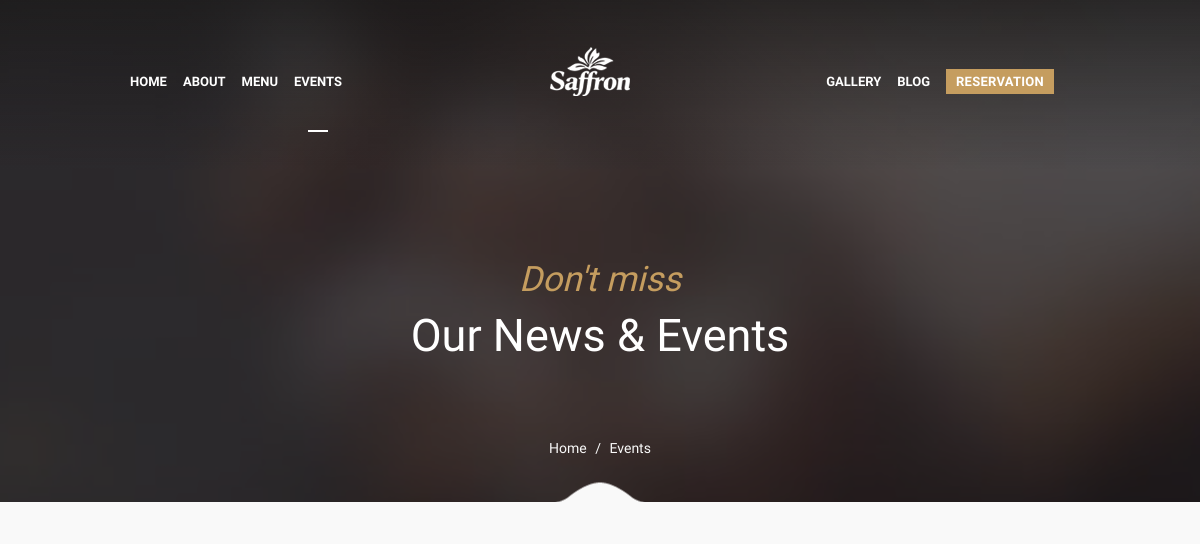
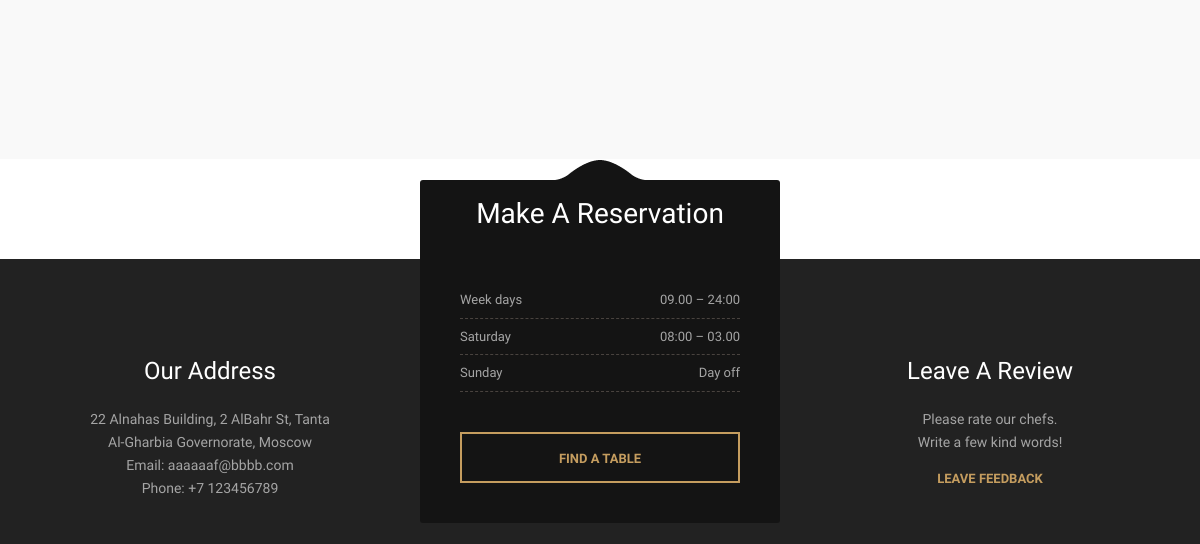
The app's page /events/?page=3 (upper part), older data (2 pictures, top to bottom).
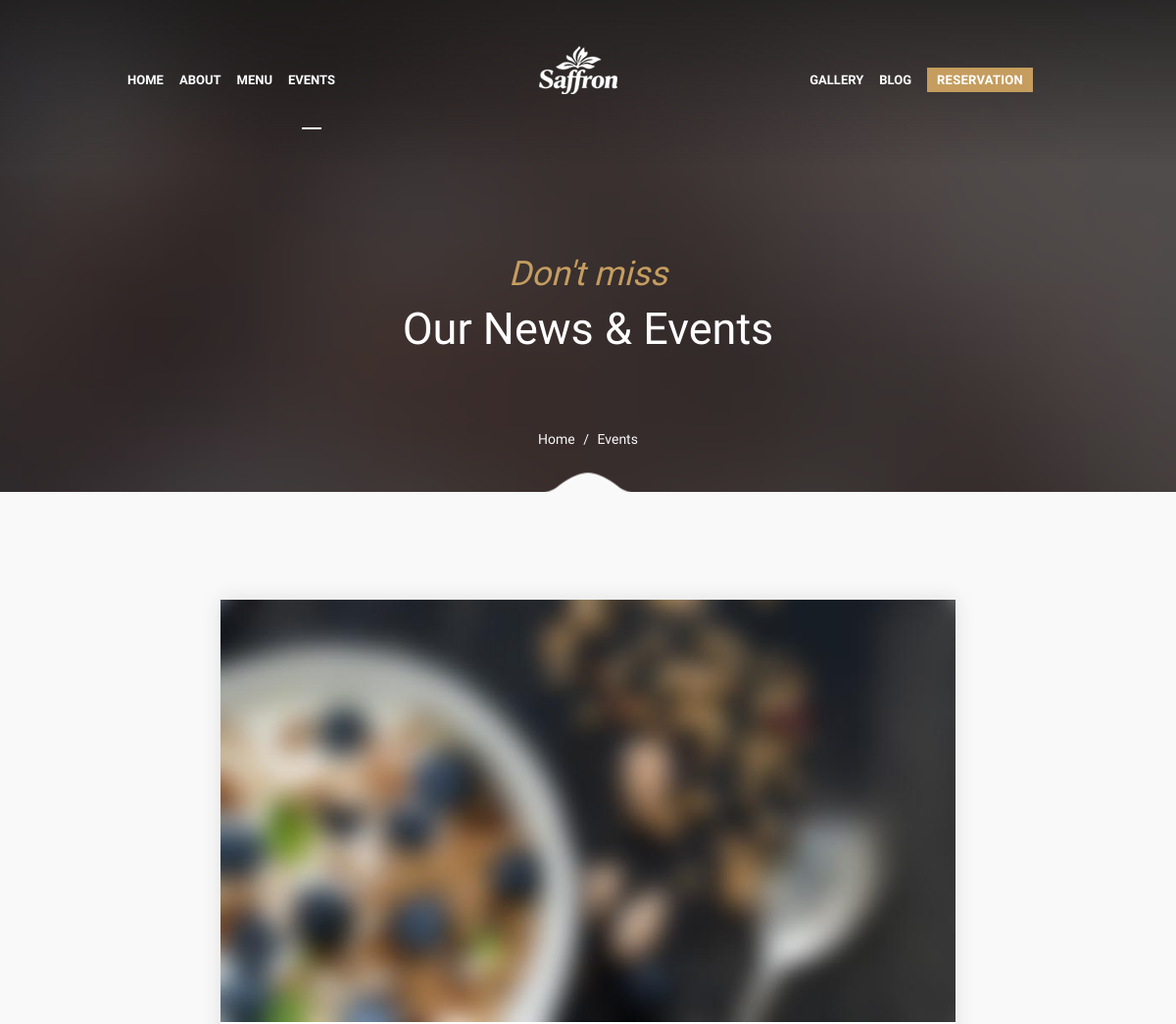
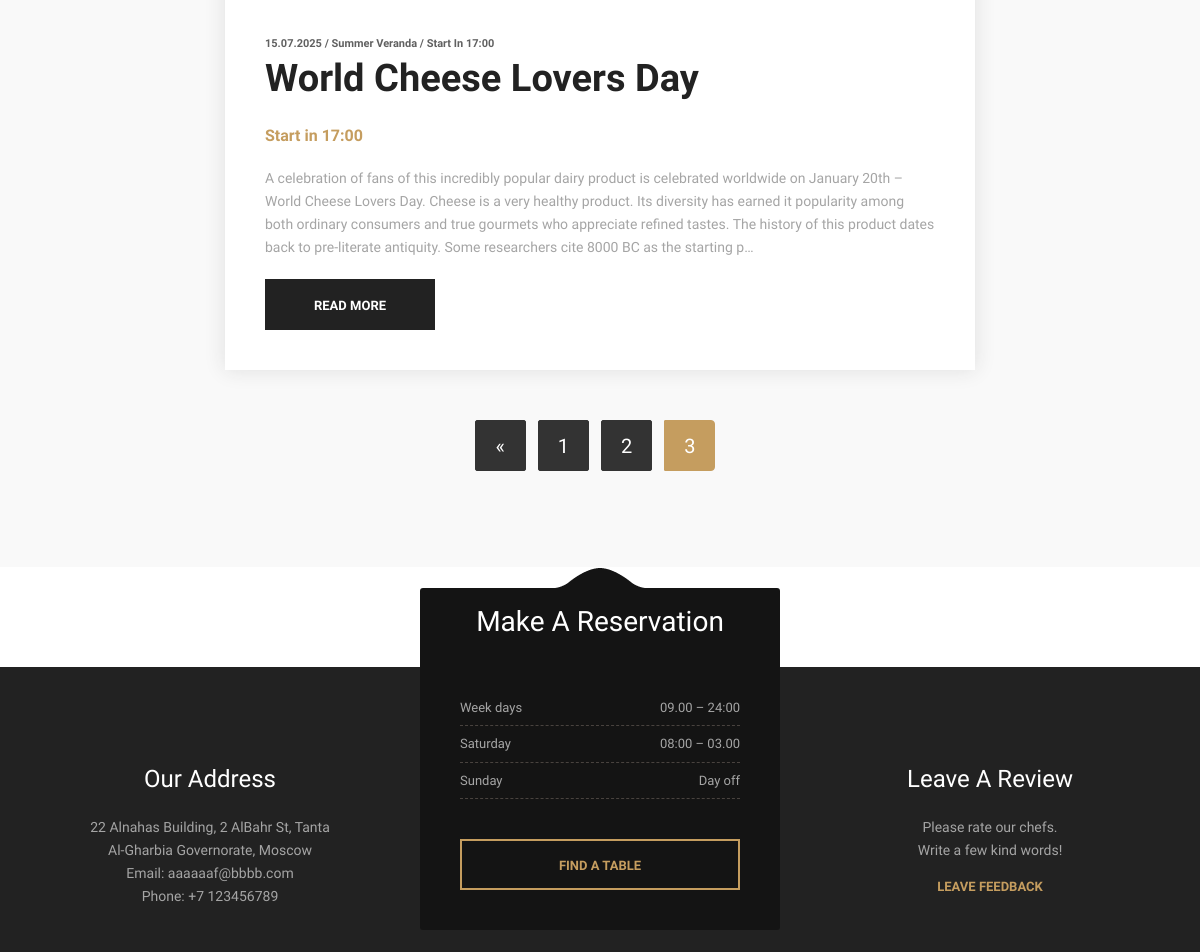
The same page, newer data (2 pictures, top to bottom).
### events/models.py (models this page shows, shortened)
class Event(models.Model):
    title = models.CharField(max_length=200, verbose_name="Event Title")
    description = models.TextField(verbose_name="Event Description")
    date = models.DateField(verbose_name="Event Date")
    location = models.CharField(max_length=200, verbose_name="Event Location")
    start_time = models.TimeField(verbose_name="Event Start Time")
    image = models.ImageField(upload_to='event_images/', verbose_name="Event Image")
    is_active = models.BooleanField(verbose_name="Event Active", default=True)
    created_at = models.DateTimeField(auto_now_add=True, verbose_name="Event Created At")
    class Meta:
        verbose_name = "Event"
        verbose_name_plural = "Events"
        ordering = ['-date']

### events/views.py (the view)
# urls.py: path('', views.events_list, name='list'),
def events_list(request):
    events = Event.objects.filter(is_active=True).order_by('-date')
    paginator = Paginator(events, 3)
    page = request.GET.get('page')
    try:
        events = paginator.page(page)
    except PageNotAnInteger:
        events = paginator.page(1)
    except EmptyPage:
        events = paginator.page(paginator.num_pages)
    context = {'events': events, 'paginator': paginator}
    return render(request, 'events/list.html', context)

### web_restaurant/context_processors.py (called while the page is built)
def nav_active(request):
    current_url_name = request.resolver_match.url_name if request.resolver_match else None
    current_url_namespace = request.resolver_match.namespace if request.resolver_match else None
    current_full_path = request.get_full_path()
    has_anchor = '#' in current_full_path
    current_anchor = current_full_path.split('#')[1] if has_anchor else None
    return {
        'current_url_name': current_url_name,
        'current_url_namespace': current_url_namespace,
        'current_full_path': current_full_path,
        'current_anchor': current_anchor,
    }

### templates/events/list.html (shortened to what this page needs)
{% extends 'base.html' %}
{% load static %}
{% block content %}
<section id="page-title" class="page-title bg-overlay bg-parallax bg-overlay-gradient">
    <div class="container">
        <div class="row">
            <div class="col-xs-12 col-sm-12 col-md-12">
                <div class="title title-4 text-center">
                    <div class="title--content">
                        <div class="title--subtitle">Don't miss</div>
                        <div class="title--heading">
                            <h1>Our News & Events</h1>
                        </div>
                    </div>
                    <ol class="breadcrumb">
                        <li><a href="{% url 'home' %}">Home</a>
                        </li>
                        <li>events</li>
                    </ol>
                    <div class="divider--shape-1down divider--shape-gray"></div>
                </div>
            </div>
        </div>
    </div>
</section>
<section id="blog" class="blog blog-standard bg-gray pb-90">
    <div class="container">
        <div class="row">
            <div class="col-xs-12 col-sm-12 col-md-8 col-md-offset-2">
                <div class="row">
                    {% for event in events %}
                    <div class="col-xs-12 col-sm-12 col-md-12">
                        <div class="blog-entry">
                            <div class="entry--img">
										<img src="{{ event.image.url }}" alt="entry image"/>
                            </div>
                            <div class="entry--content">
                                <div class="entry--meta">
                                    <span>{{ event.date|date:"d.m.Y" }}</span> / <span>{{ event.location }}</span> / <span>Start in {{ event.start_time|time:"H:i" }}</span>
                                </div>
                                <div class="entry--title">
                                    <h3>{{ event.title }}</h3>
                                    <p style="font-size: 16px; color: #c59d5f"><b>Start in {{ event.start_time|time:"H:i" }}</b></p>
                                </div>
                                <div class="entry--bio">
                                    <div class="short-text">
                                        {{ event.description|truncatechars:400 }}
                                    </div>
                                </div>
                                {% if event.description|length > 500 %}
                                <div class="entry--more">
                                    <button class="btn btn--secondary" onclick="toggleText(this)">read more</button>
                                </div>
                                {% endif %}
                            </div>
                        </div>
                    </div>
                    {% endfor %}
                </div>
                {% if events.has_other_pages %}
                <div class="row">
                    <div class="col-xs-12 col-sm-12 col-md-12 clearfix mt-20 text--center">
                        <ul class="pagination">
                            {% if events.has_previous %}
                                <li><a href="?page={{ events.previous_page_number }}#blog">&laquo;</a></li>
                            {% endif %}
                            {% for i in events.paginator.page_range %}
                                {% if events.number == i %}
                                    <li class="active"><a>{{ i }}</a></li>
                                {% else %}
                                    <li><a href="?page={{ i }}#blog">{{ i }}</a></li>
                                {% endif %}
                            {% endfor %}
                        </ul>
                    </div>
                </div>
                {% endif %}
            </div>
        </div>
    </div>
</section>
{% endblock %}

Row changes from the older to the newer data that the page shows:
added Event: image (picture), date "15.07.2025", location "Summer Veranda", start_time "17:00", title "World Cheese Lovers Day", description "A celebration of fans of this incredibly popular dairy product is celebrated worldwide on January 20th – World Cheese Lovers Day. Cheese is a very healthy product. Its diversity has earned it popularity among both ordinary consumers and true gourmets who appreciate refined tastes. The history of this product dates back to pre-literate antiquity. Some researchers cite 8000 BC as the starting p…", shows "READ MORE"
Text that changed along with them:
new list line: "1"
new list line: "2"
new list line: "3"
